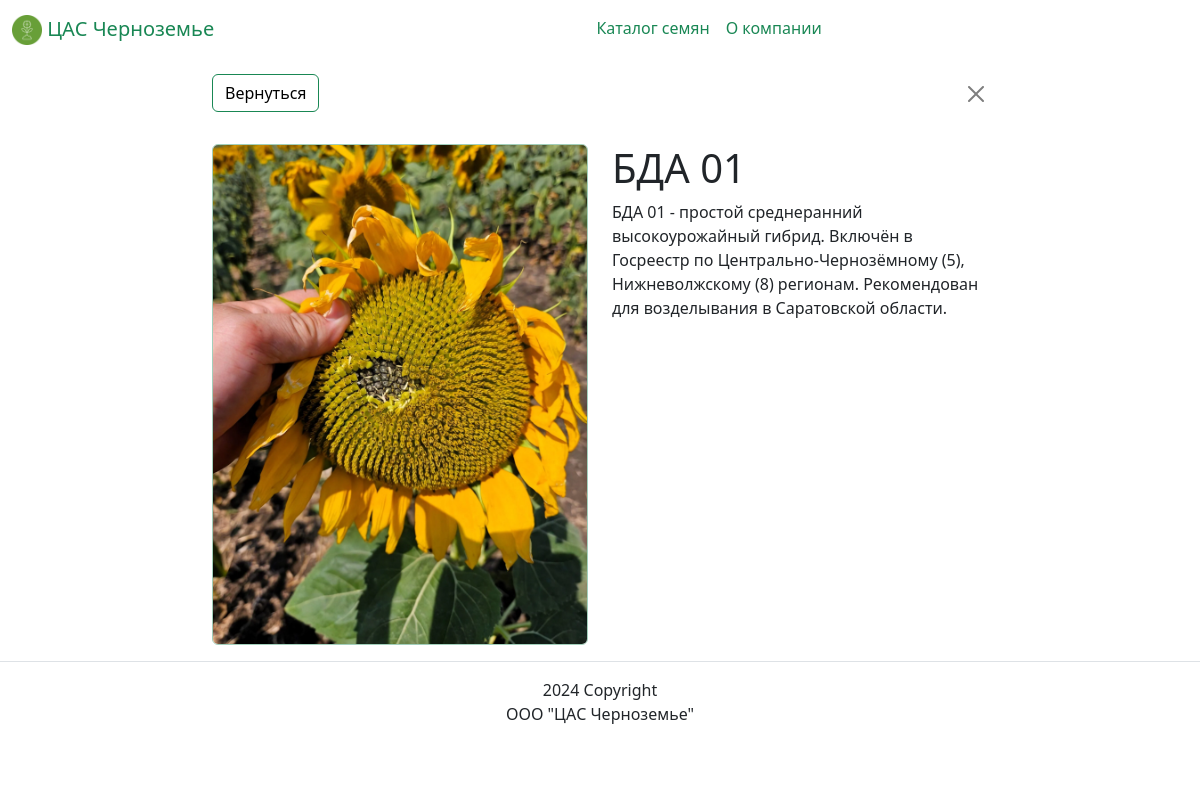
The app's page /seeds/podsolnechnik/bda_01/ with its own data.
### seeds/models.py (models this page shows, shortened)
class Seed(models.Model):
    name = models.CharField(max_length=200)
    translit = models.CharField(max_length=200)
    type = models.ForeignKey(Type, on_delete=models.CASCADE, related_name='seeds')
    description = models.TextField()
    image = models.ImageField('Картинка', upload_to='seeds/', blank=True)

### seeds/views.py (the view)
# urls.py: path('seeds/<slug:type>/<slug:name>/', views.seed_name, name='seed'),
def seed_name(request, type, name):
    seed = Seed.objects.get(type=Type.objects.get(translit=type),
                            translit=name)
    template = 'seeds/seed_name.html'
    title = f'{type}: {name}'
    context = {
        'title': title,
        'type': type,
        'name': name,
        'referer': request.META.get('HTTP_REFERER'),
        'seed': seed,
    }
    return render(request, template, context)

### templates/seeds/seed_name.html (shortened to what this page needs)
{% extends 'base.html' %}
{% load thumbnail %}
{% block content %}
  <div class="container-fluid">
    <div class="row">
      <div class="col-2"></div>
      <div class="col-8">
        <nav class="navbar navbar-fixed-top">
          <span class="navbar-text">
            <a type="submit" class="btn btn-outline-success" href="{{ referer }}">Вернуться</a>
          </span>
          <ul class="nav navbar-nav navbar-right">
            <li class="nav-item">
              <a type="button" class="btn btn-close" aria-label="Close" href="{{ referer }}"></a>
            </li>
          </ul>
        </nav>
        <div class="row mb-3 mt-3">
          <div class="col">
            <div class="card border-success-subtle">
              {% thumbnail seed.image "500x500" crop="center" upscale=True as im %}
								<img class="card-img " src="{{ im.url }}">
							{% endthumbnail %}
            </div>
          </div>
          <div class="col">
            <h1>{{ seed.name }}</h1>
            <p>{{ seed.description }}</p>
          </div>
        </div>
      </div>
      <div class="col-2"></div>
    </div>
  </div>
{% endblock content %}

### records on screen
Seed: name "БДА 01", description "БДА 01 - простой среднеранний высокоурожайный гибрид. Включён в Госреестр по Центрально-Чернозёмному (5), Нижневолжскому (8) регионам. Рекомендован для возделывания в Саратовской области."
